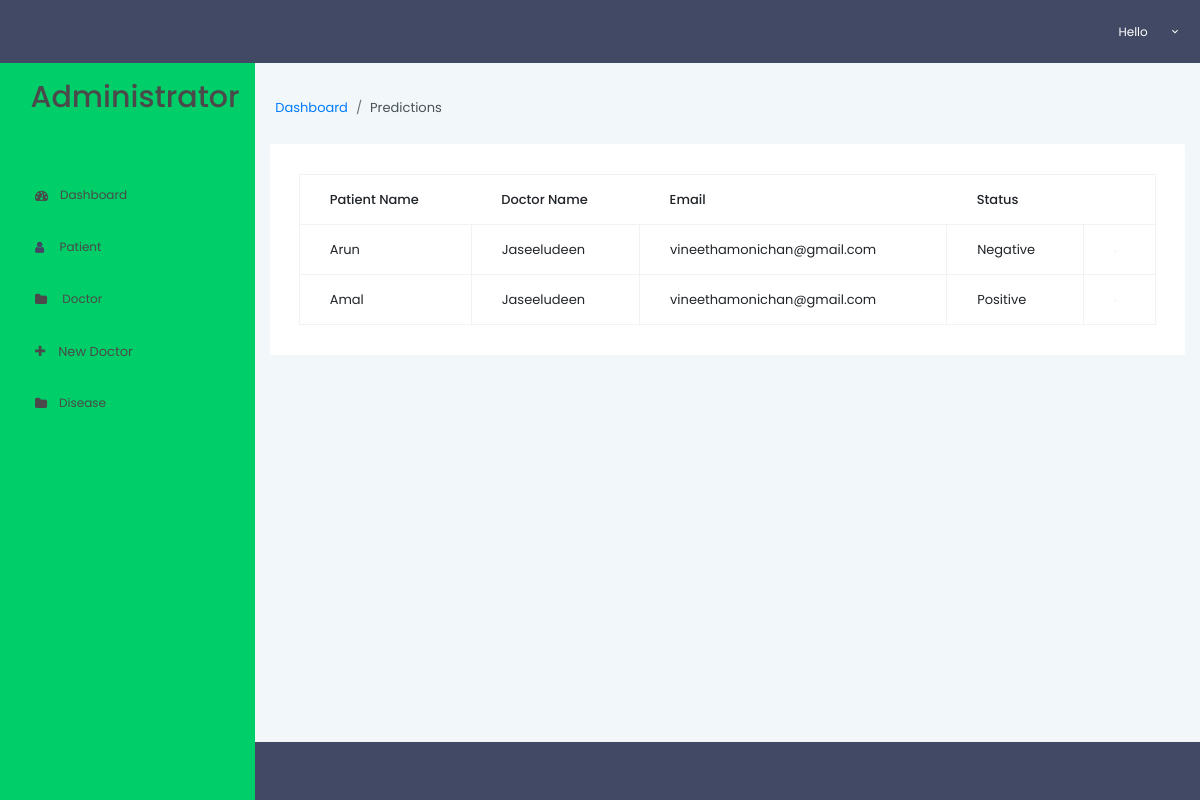
/admin_view_predictions/, run on the app's committed database.
### park_app/models.py (models this page shows)
class Prediction_details_new1(models.Model):
    doctor_name=models.ForeignKey(Register_details,on_delete=models.CASCADE,related_name="register_doctor")
    patient_name=models.ForeignKey(Patient_details_new,on_delete=models.CASCADE,related_name="prediction_patient")
    Fo=models.CharField(max_length=200)
    Flo=models.CharField(max_length=200)
    Abs=models.CharField(max_length=200)
    shimmer=models.CharField(max_length=200)
    dB=models.CharField(max_length=200)
    APO=models.CharField(max_length=200)
    DDA=models.CharField(max_length=200)
    HNR=models.CharField(max_length=200)
    RPDE=models.CharField(max_length=200)
    DFA=models.CharField(max_length=200)
    Spread2=models.CharField(max_length=200)
    Spread1=models.CharField(max_length=200)
    D2=models.CharField(max_length=200)
    PPE=models.CharField(max_length=200)
    result=models.CharField(max_length=200)
    dt=models.DateField(auto_now_add=True)
    tm=models.TimeField(auto_now_add=True)
    status=models.CharField(max_length=200)

class Patient_details_new(models.Model):
    doctor_name = models.ForeignKey(Register_details, on_delete=models.CASCADE, related_name="patient_register_doctor")
    patient_name=models.CharField(max_length=200)
    address=models.TextField(max_length=500)
    email=models.EmailField(max_length=200)
    age=models.CharField(max_length=200)
    mobile=models.CharField(max_length=200)
    username=models.CharField(max_length=200)
    password=models.CharField(max_length=200)
    dt=models.DateField(auto_now_add=True)
    tm=models.TimeField(auto_now_add=True)
    status=models.CharField(max_length=200)

class Register_details(models.Model):
    doctor_name=models.CharField(max_length=200)
    mobile=models.CharField(max_length=200)
    email=models.EmailField(max_length=200)
    job_level=models.CharField(max_length=200,default="Junior")
    username=models.CharField(max_length=200)
    password=models.CharField(max_length=200)
    image=models.FileField(upload_to="")
    dt=models.DateField(auto_now_add=True)
    tm=models.TimeField(auto_now_add=True)
    status=models.CharField(max_length=200)

### park_app/views.py (the view)
# urls.py: path('admin_view_predictions/',views.admin_view_predictions),
def admin_view_predictions(request):
    data=Prediction_details_new1.objects.all()
    return render(request, "admin_view_predictions.html",{"data":data})

### park_app/templates/admin_view_predictions.html (shortened to what this page needs)
{% extends 'layout1.html' %}
{% load static %}
          {% block content %}
      <div class="main-panel">
        <div class="content-wrapper">
          <div class="row">
            <div class="row">
            <nav aria-label="breadcrumb">
                    <ol class="breadcrumb">
                        <li class="breadcrumb-item"><a href="/dashboard/">Dashboard</a></li>
                        <li class="breadcrumb-item active" aria-current="page">Predictions </li>
                    </ol>
                </nav>
            <div class="col-lg-12 grid-margin">
              <div class="card">
                <div class="card-body">
                  <div class="table-responsive">
                    <table class="table table-bordered">
                      <thead>
                        <tr>
                          <th>
                           Patient Name
                          </th>
                             <th>
                           Doctor Name
                          </th>
                             <th>
                           Email
                          </th>
                             <th>
                          Status
                          </th>
                        </tr>
                      </thead>
                      <tbody>
  {% for i in data  %}
                        <tr>
                            <td>
                           {{i.patient_name.patient_name}}
                          </td>
                            <td>
                           {{i.doctor_name.doctor_name}}
                          </td>
                                                      <td>
                           {{i.patient_name.email}}
                          </td>
                                                      <td>
                           {{i.result}}
                          </td>
                          <td>
                            <div class="btn-group dropdown">
                            </div>
                          </td>
                        </tr>
                        {% endfor %}
                      </tbody>
                    </table>
                  </div>
                </div>
              </div>
            </div>
          </div>
        </div>
      </div>
        {% endblock content %}

### data on the page
Prediction_details_new1: patient_name.patient_name "Arun", doctor_name.doctor_name "Jaseeludeen", patient_name.email "vineethamonichan@gmail.com", result "Negative"
Prediction_details_new1: patient_name.patient_name "Amal", doctor_name.doctor_name "Jaseeludeen", patient_name.email "vineethamonichan@gmail.com", result "Positive"
